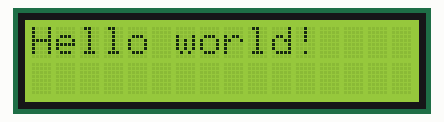
This program was run on a simulated Raspberry Pi Pico running MicroPython. On the bench: 16×2 character LCD.

Above: at 0.1 s.
At 5.1 s:
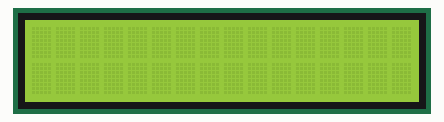

Measured:
- what the display in image 0 shows lasts 5.0 s, from 0.1 s to 5.1 s
- what the display in image 1 shows lasts 1.0 s, from 5.1 s to 6.1 s

The program:

display_pico.py
```python
from machine import I2C, Pin
from time import sleep
from pico_i2c_lcd import I2cLcd


i2c = I2C(0, sda=Pin(0), scl=Pin(1), freq=400000)

I2C_ADDR = i2c.scan()[0]

lcd = I2cLcd(i2c, I2C_ADDR, 2, 16)

while True:

    lcd.putstr("Hello world!")
    sleep(5)
    lcd.clear()
    sleep(1)        
```
